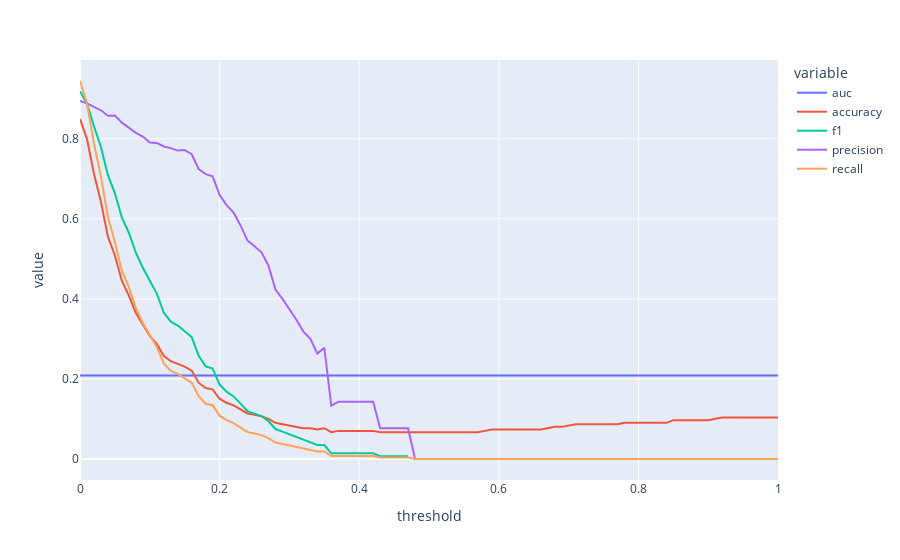

Notebook cell for this chart:
### Markdown cell above
**Conclusion:***

Based on the threshold, for 0, it shows that the model will predict 15 false negatives case, but it predicts 30 false positives too. Since the data is imbalanced, it suggests that the model will predict all customer credit card applications as approved, even though there is 1 customer dissapprove

For a threshold of 1, the output is 268 false negatives and 0 false positives. It means we would predict the rest of the 

In an ideal scenario, we want 0 false positives and 0 false negatives, but nothing is perfect. Therefore, we are going to choose the nearest perfect threshold for this model by take a look to the data score, which threshold had the most true positive value and true negative, the answer is we dont need threshold since 0 is the best

### Code cell
import plotly.express as px
fig = px.line(df_all_score, x="threshold", y=["auc","accuracy","f1","precision","recall"])
fig.show()
